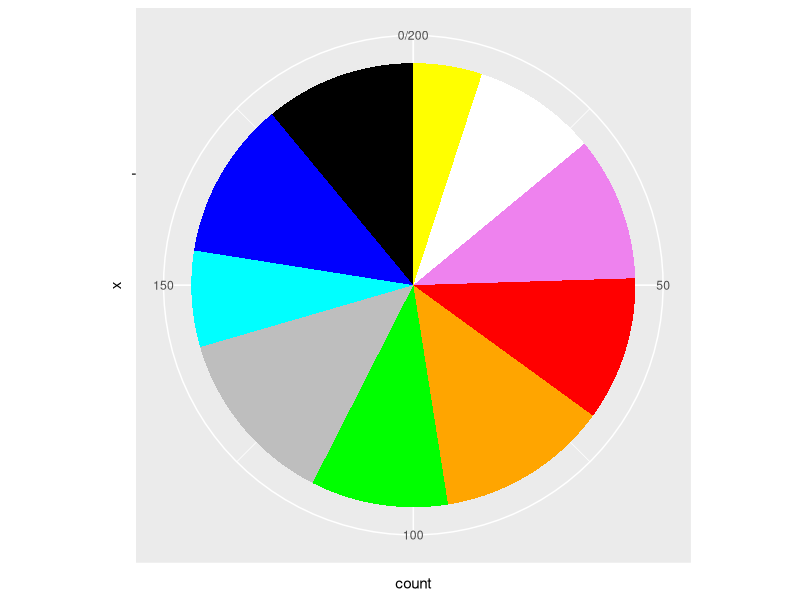
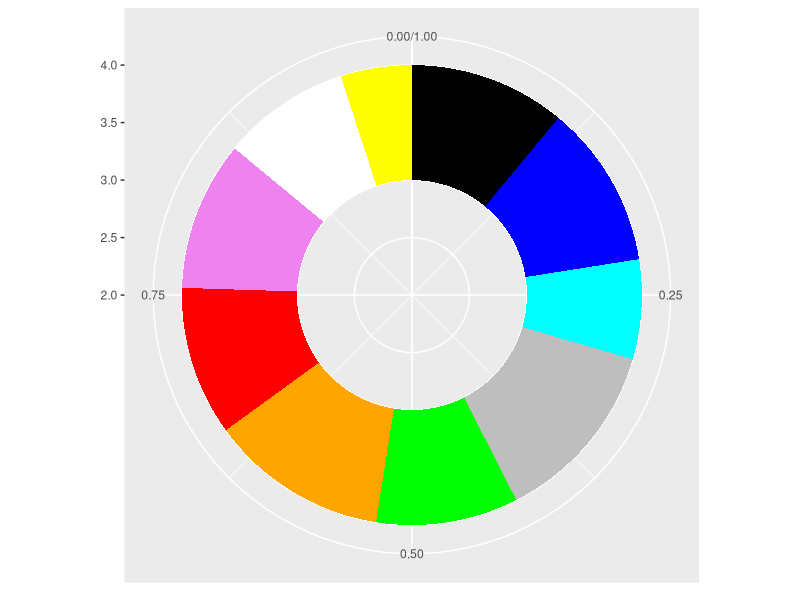
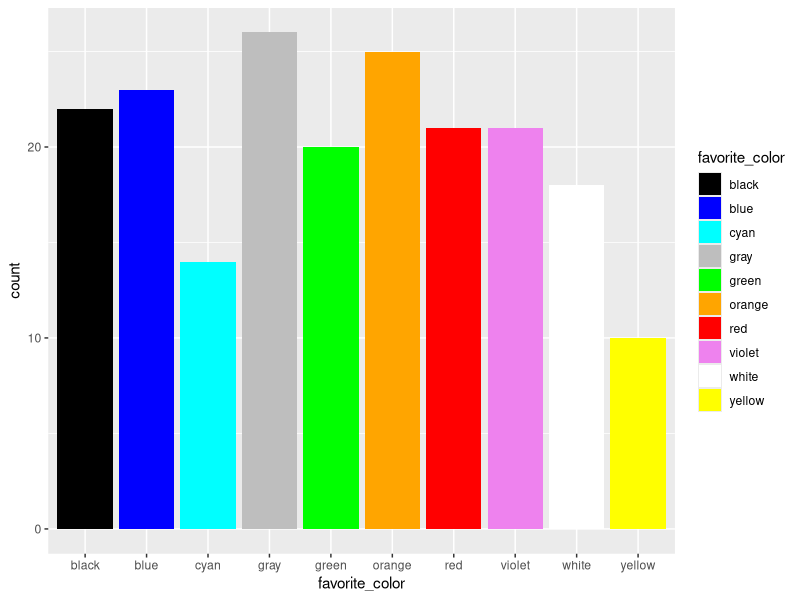
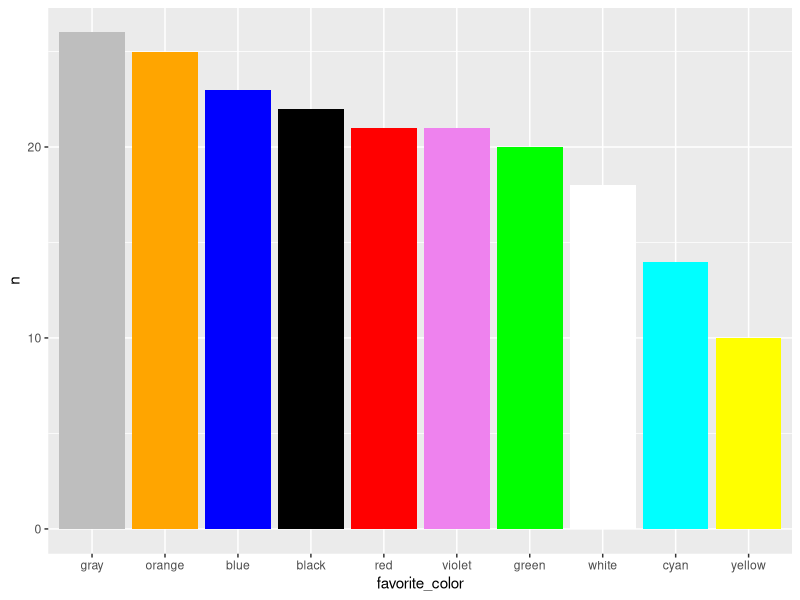
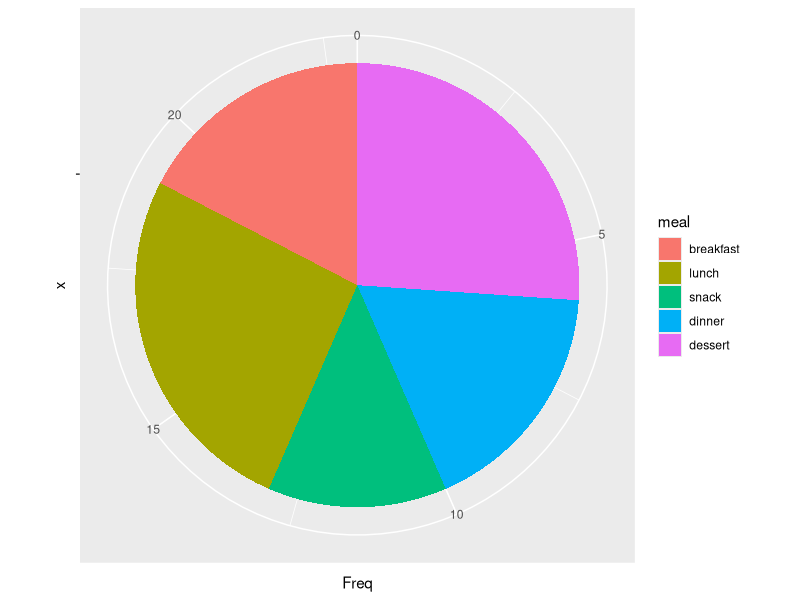
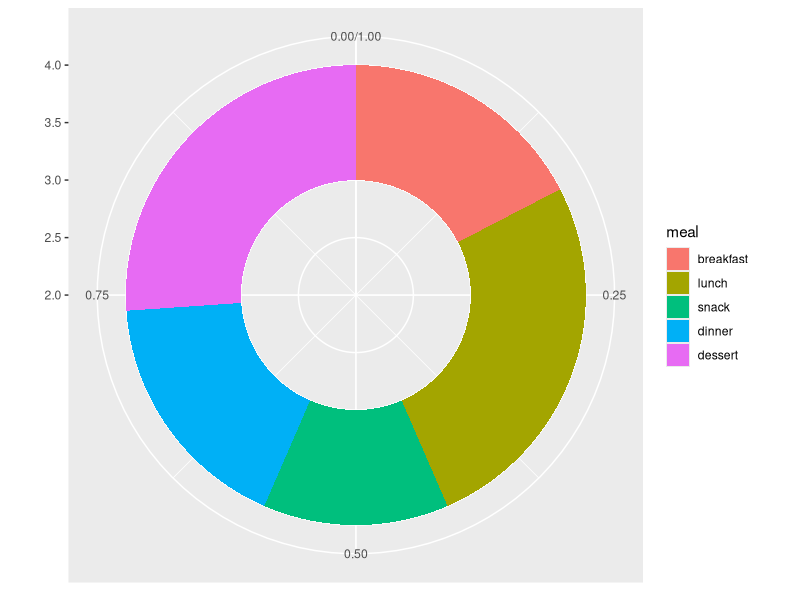
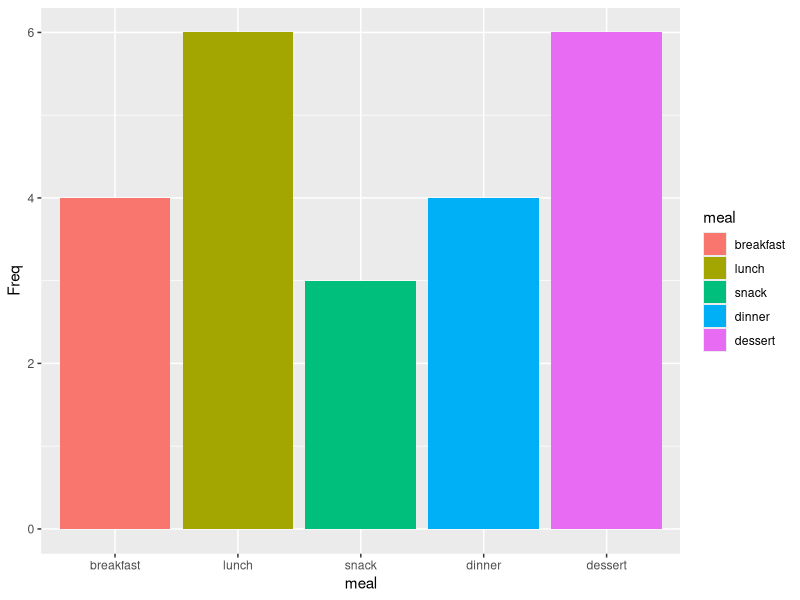
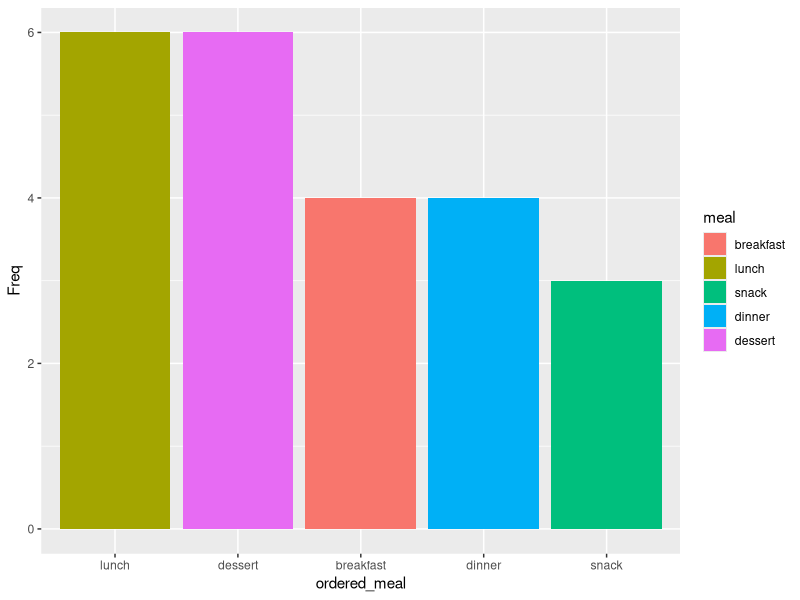

These charts were generated, in order, by the following R code:
## ---- chunk 1
library(ggplot2)
library(dplyr)
library(forcats)

colors <- c("red", "orange", "yellow", "green", "cyan", "blue", "violet", "white", "black", "gray")
our_color_sample <- sample(colors, size=200, replace=TRUE)
colors_df <- data.frame(favorite_color = our_color_sample)
## ---- chunk 2
xtabs(formula = ~favorite_color, data = colors_df)
## ---- chunk 3
#| label: fig-nominal-piechart
#| fig-cap: "A pie chart of the random favorite color data."
#| out-width: "70%"
colors_xtab <- data.frame(table(colors_df))
names(colors_xtab) <- c("favorite_color", "count")

colors_xtab |>
  ggplot(aes(x = "", y = count, fill = favorite_color)) +
  geom_bar(stat = "identity", width = 1) +
  coord_polar("y", start = 0) +
  scale_fill_identity()
## ---- chunk 4
#| label: fig-nominal-ring-chart
#| fig-cap: "A ring/donut chart of the random favorite color data."
#| out-width: "70%"

# https://r-graph-gallery.com/128-ring-or-donut-plot.html

# Compute percentages
colors_xtab$fraction = colors_xtab$count / sum(colors_xtab$count)

# Compute the cumulative percentages (top of each rectangle)
colors_xtab$ymax = cumsum(colors_xtab$fraction)

# Compute the bottom of each rectangle
colors_xtab$ymin = c(0, head(colors_xtab$ymax, n = -1))

# Make the plot
colors_xtab |>
  ggplot(aes(
    ymax = ymax,
    ymin = ymin,
    xmax = 4,
    xmin = 3,
    fill = favorite_color
  )) +
  geom_rect() +
  coord_polar(theta = "y") + # Try to remove that to understand how the chart is built initially
  xlim(c(2, 4)) + # Try to remove that to see how to make a pie chart
  scale_fill_identity()
## ---- chunk 5
#| label: fig-nominal-barplot
#| fig-cap: "A barplot of the random favorite color data."
#| out-width: "70%"
colors_df |>
  ggplot() +
  aes(x = favorite_color, fill = favorite_color) +
  geom_bar() +
  scale_discrete_manual(aesthetics = c("color", "fill"),
                        values = sort(colors))
## ---- chunk 6
#| label: fig-nominal-barplot-ordered
#| fig-cap: "A colorful barplot of the random favorite color data sorted by the number of responses."
#| out-width: "70%"
colors_df |>
  dplyr::count(favorite_color) |>
  dplyr::arrange(desc(n)) |>
  dplyr::mutate(favorite_color = factor(favorite_color, levels = favorite_color)) |>
  ggplot() +
  geom_bar(aes(x = favorite_color, y = n, fill = favorite_color), stat = "identity") +
  scale_fill_identity()
## ---- chunk 7
#| label: setup-meals-example
#| code-fold: true
days <- factor(
  c("sun", "mon", "tue", "wed", "thu", "fri", "sat"),
  levels = c("sun", "mon", "tue", "wed", "thu", "fri", "sat"),
  ordered = TRUE
)
meals <- factor(
  c("breakfast", "lunch", "dinner", "snack", "dessert"),
  levels = c("breakfast", "lunch", "snack", "dinner", "dessert"),
  ordered = TRUE
)
meal_days <- rep(days, each = length(meals))
weekly_meals <- rep(meals, 7)

my_meals <- data.frame(day_of_wk = meal_days, 
                       meal = weekly_meals)
ate_it <- sample(c(TRUE, FALSE), size = 35, 
                 replace = TRUE, prob = c(.6, .4))
my_meals$ate_it <- ate_it

meals_eaten <- my_meals$meal[my_meals$ate_it == TRUE]
meals_eaten_df <- data.frame(meal = meals_eaten)
## ---- chunk 8
xtabs(formula = ~meal, data = meals_eaten_df)
## ---- chunk 9
#| label: fig-nominal-piechart-meals
#| fig-cap: "A pie chart of the random meals data"
#| out-width: "70%"
meals_xtab <- data.frame(table(meals_eaten_df))

meals_xtab |>
  ggplot(aes(x = "", y = Freq, fill = meal)) +
  geom_bar(stat = "identity", width = 1) +
  coord_polar("y", start = 0)
## ---- chunk 10
#| label: fig-nominal-ring-chart-meals
#| fig-cap: "A ring/donut chart of the random meals data"
#| out-width: "70%"

# https://r-graph-gallery.com/128-ring-or-donut-plot.html

# Compute percentages
meals_xtab$fraction = meals_xtab$Freq / sum(meals_xtab$Freq)

# Compute the cumulative percentages (top of each rectangle)
meals_xtab$ymax = cumsum(meals_xtab$fraction)

# Compute the bottom of each rectangle
meals_xtab$ymin = c(0, head(meals_xtab$ymax, n = -1))

# Make the plot
meals_xtab |>
  ggplot(aes(
    ymax = ymax,
    ymin = ymin,
    xmax = 4,
    xmin = 3,
    fill = meal
  )) +
  geom_rect() +
  coord_polar(theta = "y") + # Try to remove that to understand how the chart is built initially
  xlim(c(2, 4))  # Try to remove that to see how to make a pie chart
## ---- chunk 11
#| label: fig-nominal-barplot-meals
#| fig-cap: "A colorful barplot of the random favorite color data"
#| out-width: "70%"
meals_xtab |>
  ggplot() +
  aes(x = meal, y = Freq, fill = meal) +
  geom_bar(stat = "identity")
## ---- chunk 12
#| label: fig-nominal-barplot-ordered-meals
#| fig-cap: "A colorful barplot of the random favorite color data sorted by the number of responses."
#| out-width: "70%"
meals_xtab |>
  mutate(ordered_meal = forcats::fct_reorder(meal, desc(Freq))) |>
  ggplot() +
  geom_bar(aes(x = ordered_meal, y = Freq, fill = meal), stat = "identity")
